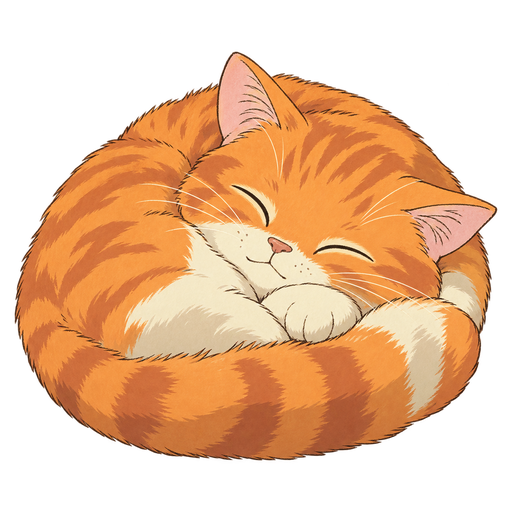
#> input picture images/chill_few.png, 512 x 512 px
$ python cutout.py images/chill_few.png
#> lines starting #> are read from the running program, lines starting #| are printed output that depends on the picture
#!/usr/bin/env python
"""cutout.py - make cartoon stickers (dark outline on a near-uniform light
background) transparent and crop them to a tight square.

    python cutout.py images/dog_*.png     clean in place (original -> .bak-<timestamp>)
    python cutout.py a.png b.png --preview   write <stem>.preview.png on magenta, touch nothing
    python cutout.py x.png --no-seal      disable the virtual bottom seal

Already-transparent images only get the crop, so running twice is a no-op.
Method: background colour from the border median; flood-fill from the border
over pixels not "sealed" by the outline, so a white subject on white survives.
"""
import argparse
import glob
import os
import shutil
import sys
from datetime import datetime

import numpy as np
from PIL import Image, ImageDraw, ImageOps
from scipy import ndimage as ndi

INK_MAX = 110          # max(R,G,B) below this = ink
CHROMA_MIN = 25        # max-min above this (and not bg-coloured) = coloured fill
SEAL_R = 4             # closing radius for outline gaps (px at scale 1)
SEAL_GAP = 100         # bottom seal: strokes must be this far from centre (px at scale 1)
SEAL_THICK = 3         # bottom seal line thickness (px at scale 1)
REF_SIZE = 780         # subject size (px) that corresponds to scale 1
MIN_SPECK = 500        # opaque specks smaller than this are dropped (px^2 at scale 1)
EDGE_REACH = 3         # soft-edge width (px at scale 1)
TRANSP_ALPHA = 16      # alpha below this counts as transparent
TRANSP_SHARE = 0.01    # ... if more than this share of pixels is
CROP_ALPHA = 20        # content = alpha > ~8%
CROP_PAD = 0.03        # padding per side, share of content size
ALPHA_FORMATS = {".png", ".webp", ".tif", ".tiff"}


class Skip(Exception):
    """File cannot / should not be processed; message is the reason."""


# ---------- input ----------

def expand_args(patterns):
    """Expand globs ourselves (PowerShell doesn't); keep order, drop duplicates."""
    paths = []
    for pat in patterns:
        if glob.has_magic(pat):
            hits = sorted(p for p in glob.glob(pat) if not p.lower().endswith(".preview.png"))
            if not hits:
                print(f"{pat}: skipped (no files match)")
            paths += hits
        else:
            paths.append(pat)
    return list(dict.fromkeys(paths))


def load_rgba(path):
    img = ImageOps.exif_transpose(Image.open(path))
    return np.asarray(img.convert("RGBA")).copy()


def has_transparency(rgba):
    return (rgba[..., 3] < TRANSP_ALPHA).mean() > TRANSP_SHARE


# [141 lines left out: functions flatten_on_white, estimate_background, close_mask, drop_small, main_ink, bottom_seal and 5 more, not called in this run]


# ---------- crop / output ----------

def crop_square(rgba):
    """Tight square around alpha > ~8% content, 3% padding per side, no scaling."""
    ys, xs = np.nonzero(rgba[..., 3] > CROP_ALPHA)
    if ys.size == 0:
        raise Skip("nothing visible after processing")
    x0, y0 = int(xs.min()), int(ys.min())
    w, h = int(xs.max()) + 1 - x0, int(ys.max()) + 1 - y0
    m = max(w, h)
    side = m + 2 * round(m * CROP_PAD)
    left, top = x0 - (side - w) // 2, y0 - (side - h) // 2
    out = np.zeros((side, side, 4), np.uint8)
    sx0, sy0 = max(left, 0), max(top, 0)
    sx1, sy1 = min(left + side, rgba.shape[1]), min(top + side, rgba.shape[0])
    out[sy0 - top:sy1 - top, sx0 - left:sx1 - left] = rgba[sy0:sy1, sx0:sx1]
    return out


# [4 lines left out: function on_magenta, not called in this run]


def process_file(path, args, stamp):
    """Returns the one-line status message for this file."""
    try:
        src = load_rgba(path)
    except Image.UnidentifiedImageError:
        raise Skip("not a readable image file")
    except Exception as e:  # truncated / corrupt / permission etc.
        raise Skip(f"cannot read image ({type(e).__name__}: {str(e)[:60]})")
    if has_transparency(src):
        result, what = src, "already transparent: crop only"
    else:
        result, what = remove_background(flatten_on_white(src), args.seal)
        what = f"cleaned ({what})"
    result = crop_square(result)
    size = f"{result.shape[1]}x{result.shape[0]}"

    if args.preview:
        out = os.path.splitext(path)[0] + ".preview.png"
        on_magenta(result).save(out)
        return f"{what} -> {size}, preview: {out}"
    if result.shape == src.shape and np.array_equal(result, src):
        return f"{what} -> {size}, unchanged"
    target, ext = path, os.path.splitext(path)[1].lower()
    backup = ""
    if ext in ALPHA_FORMATS:
        backup = f"{path}.bak-{stamp}"
        shutil.copy2(path, backup)
        backup = f", backup: {os.path.basename(backup)}"
    else:  # jpg/bmp can't hold alpha: write a sibling png, keep the original
        target = os.path.splitext(path)[0] + ".png"
        backup = f", wrote {os.path.basename(target)} (format has no alpha)"
    Image.fromarray(result, "RGBA").save(target)
    return f"{what} -> {size}{backup}"


def main(argv=None):
    ap = argparse.ArgumentParser(description="Remove light backgrounds from cartoon stickers and crop to a square.")
    ap.add_argument("files", nargs="+", help="image files or globs (e.g. dog_*.png)")
    ap.add_argument("--preview", action="store_true", help="write <stem>.preview.png (on magenta) instead of editing")
    ap.add_argument("--no-seal", dest="seal", action="store_false", help="disable the virtual bottom seal")
    args = ap.parse_args(argv)
    if hasattr(sys.stdout, "reconfigure"):
        sys.stdout.reconfigure(errors="replace")
    stamp = datetime.now().strftime("%Y%m%d-%H%M%S")
    failed = 0
    for path in expand_args(args.files):
        name = os.path.basename(path)
        try:
            if not os.path.isfile(path):
                raise Skip("file not found")
            print(f"{name}: {process_file(path, args, stamp)}")
#> in load_rgba, img is the input picture: PIL image 512x512 RGBA; mean R, G, B, A 124.3, 82.5, 49.3, 139.8
#> in process_file, `result, what = src, "already transparent: crop only"`: what = 'already transparent: crop only'
#> in crop_square, `x0, y0 = int(xs.min()), int(ys.min())`: x0 = 14; y0 = 51
#> in crop_square, `w, h = int(xs.max()) + 1 - x0, int(ys.max()) + 1 - y0`: w = 484; h = 410
#> in crop_square, `m = max(w, h)`: m = 484
#> in crop_square, `side = m + 2 * round(m * CROP_PAD)`: side = 514
#> in crop_square, `left, top = x0 - (side - w) // 2, y0 - (side - h) // 2`: left = -1
#> in crop_square, `sx0, sy0 = max(left, 0), max(top, 0)`: sx0 = 0
#> in crop_square, `sx1, sy1 = min(left + side, rgba.shape[1]), min(top + side, rgba.shape..`: sx1 = 512
#> in crop_square, `out[sy0 - top:sy1 - top, sx0 - left:sx1 - left] = rgba[sy0:sy1, sx0:sx1]`:
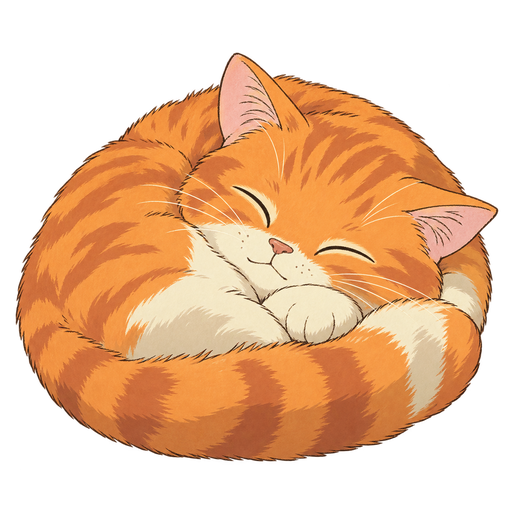
#> out: shape (514, 514, 4); mean R, G, B, A 123.3, 81.9, 48.9, 138.7; transparent parts drawn white
        except Skip as s:
            failed += 1
            print(f"{name}: skipped - {s}")
        except Exception as e:  # never kill the batch
            failed += 1
            print(f"{name}: skipped - unexpected error ({type(e).__name__}: {e})")
    return 1 if failed else 0


if __name__ == "__main__":
    sys.exit(main())
#> (the program exits here)

$ run again, on images/chill_some.png
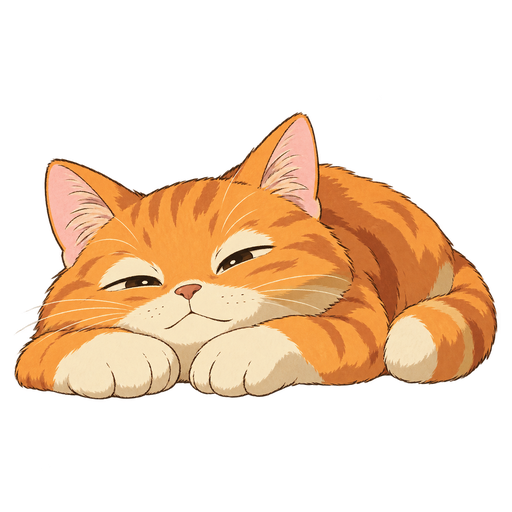
#> input picture images/chill_some.png, 512 x 512 px
#> in load_rgba, img is the input picture: PIL image 512x512 RGBA; mean R, G, B, A 81, 57.1, 35.3, 90.2
#> what = 'already transparent: crop only'
#> x0 = 14; y0 = 112
#> w = 484; h = 288
#> m = 484
#> side = 514
#> left = -1
#> sx0 = 0
#> sx1 = 512
#> in crop_square, `out[sy0 - top:sy1 - top, sx0 - left:sx1 - left] = rgba[sy0:sy1, sx0:sx1]`:
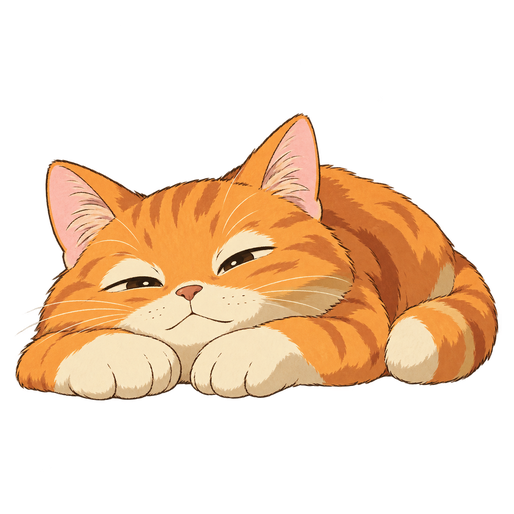
#> out: shape (514, 514, 4); mean R, G, B, A 80.4, 56.7, 35.1, 89.4; transparent parts drawn white
